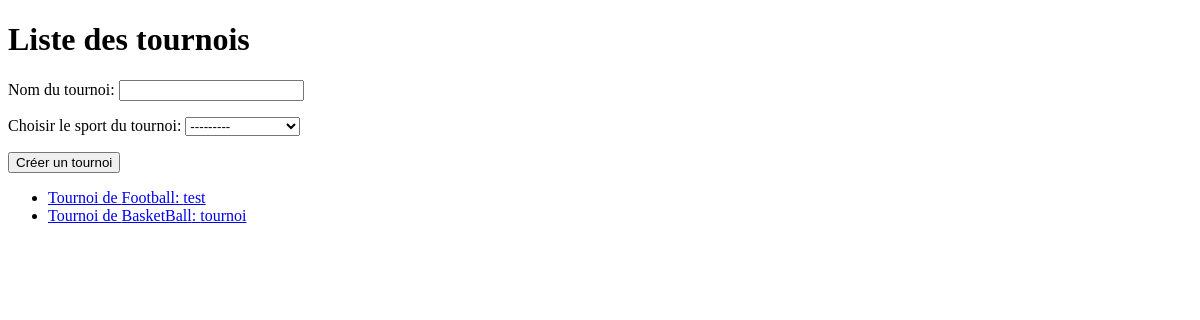
Before: / with the older database file.
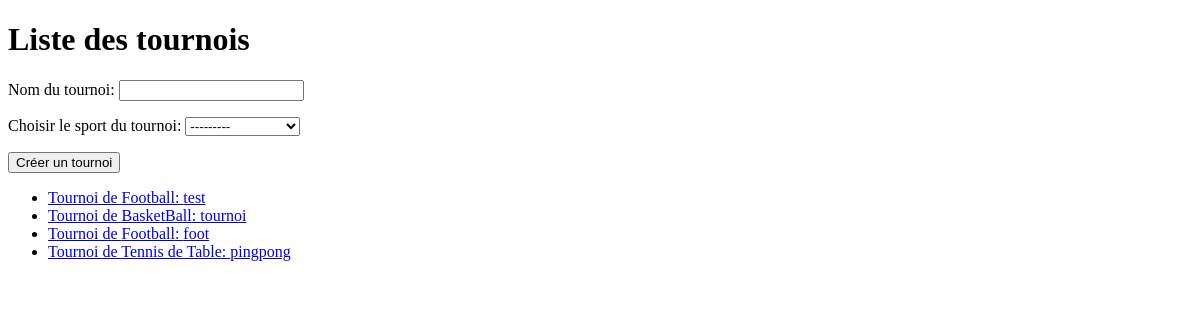
After: the same page with the newer database file.
### Site/models.py (models this page shows, shortened)
class Sport(models.Model):
    name = models.CharField(max_length=100)
    def __str__(self):
        return self.name

class Tournament(models.Model):
    name = models.CharField(max_length=100)
    sport = models.ForeignKey(Sport, on_delete=models.CASCADE)
    participants = models.ManyToManyField('Participant', related_name='tournamentParticipants')
    isStarted = models.BooleanField(default=False)
    isDone = models.BooleanField(default=False)

### Site/views.py (the view)
# urls.py: path('', index, name='index'),
def index(request):
        tournaments = Tournament.objects.all()
        if request.method == 'POST':
            form = TournamentForm(request.POST)
            if form.is_valid():
                form.save()
                return redirect('index')
        else:
            form = TournamentForm()
        return render(request, 'index.html', context={'tournaments': tournaments, 'form': form})

### Site/forms.py
class TournamentForm(forms.ModelForm):
    class Meta:
        model = Tournament
        fields = ['name', 'sport']
        labels = {
            'name': 'Nom du tournoi',
            'sport': 'Choisir le sport du tournoi',
        }

### Site/templates/index.html (shortened to what this page needs)
<!DOCTYPE html>
<html lang="en">
  <head>
  </head>
  <body>
    <h1>Liste des tournois</h1>
    <form method="post">
      {% csrf_token %} {{ form.as_p }}
      <button type="submit">Créer un tournoi</button>
    </form>
    <ul>
      {% for tournament in tournaments %}
      <li>
        <a href="{% url 'tournamentDetail' tournament.id %}">
          Tournoi de {{ tournament.sport }}: {{ tournament.name }}
        </a>
      </li>
      {% endfor %}
    </ul>
  </body>
</html>

Changed rows visible on the page:
added Tournament: sport "Football", name "foot"
added Tournament: sport "Tennis de Table", name "pingpong"
